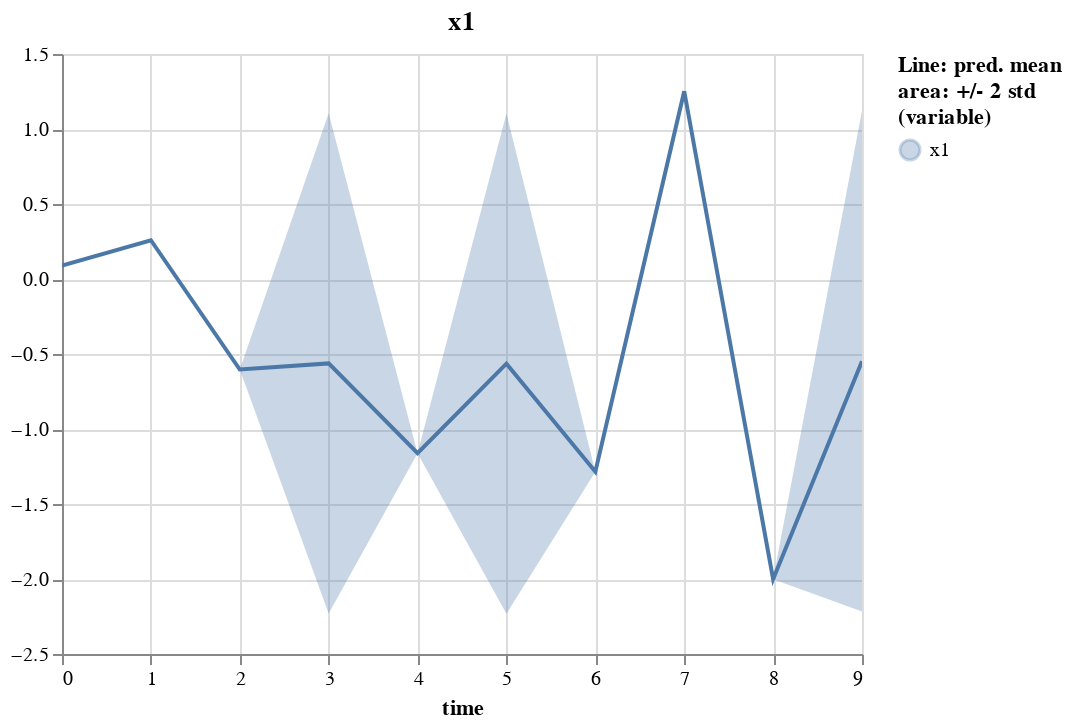

Notebook code cell kept with this figure:
### Code cell
imp_d = imp.impute(tidy=True, add_time=True)

_plot_variable(imp_d, None, "x1")

### Figure 1 — Vega-Lite specification as saved in the notebook (floating-point values rounded to 4 significant figures)
{"config": {"view": {"continuousWidth": 400, "continuousHeight": 300}}, "layer": [{"mark": "errorband", "encoding": {"color": {"field": "variable", "legend": {"title": ["Line: pred. mean", "area: +/- 2 std", "(variable)"]}, "type": "nominal"}, "tooltip": [{"field": "std", "format": ".4", "type": "quantitative"}, {"field": "mean", "format": ".4", "type": "quantitative"}], "x": {"field": "time", "type": "quantitative"}, "y": {"field": "err_low", "scale": {"zero": false}, "title": "", "type": "quantitative"}, "y2": {"field": "err_high"}}, "transform": [{"calculate": "datum.mean - 2 * datum.std", "as": "err_low"}, {"calculate": "datum.mean + 2 * datum.std", "as": "err_high"}]}, {"mark": "line", "encoding": {"color": {"field": "variable", "type": "nominal"}, "x": {"field": "time", "type": "quantitative"}, "y": {"field": "mean", "scale": {"zero": false}, "title": "", "type": "quantitative"}}, "selection": {"selector001": {"type": "interval", "bind": "scales"}}, "title": "x1"}], "data": {"name": "data-90c429aa4fbaf8669b30b033af6e33d2"}, "$schema": "https://vega.github.io/schema/vega-lite/v4.17.0.json", "datasets": {"data-90c429aa4fbaf8669b30b033af6e33d2": [{"time": 0.0, "variable": "x1", "mean": 0.08927, "std": null}, {"time": 1.0, "variable": "x1", "mean": 0.2585, "std": null}, {"time": 2.0, "variable": "x1", "mean": -0.6035, "std": null}, {"time": 4.0, "variable": "x1", "mean": -1.161, "std": null}, {"time": 6.0, "variable": "x1", "mean": -1.285, "std": null}, {"time": 3.0, "variable": "x1", "mean": -0.5628, "std": 0.834}, {"time": 5.0, "variable": "x1", "mean": -0.5643, "std": 0.834}, {"time": 7.0, "variable": "x1", "mean": 1.252, "std": 0.0}, {"time": 8.0, "variable": "x1", "mean": -2.001, "std": 0.0}, {"time": 9.0, "variable": "x1", "mean": -0.548, "std": 0.8345}]}}
